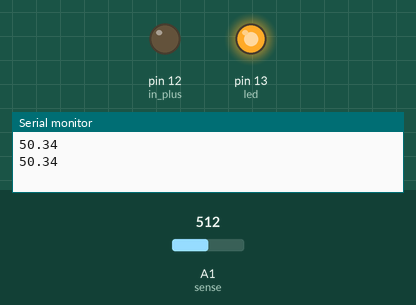
Recording of a sketch running on a simulated Arduino Uno, built with avr-gcc and run on an emulated ATmega328P. Parts: output pins drawn as LEDs (lit = HIGH), the last lines printed to the serial monitor. The inputs (shaded band) are chosen by the test bench; at power-on: A1 (sense) = 512.

Above: at 1.8 s.
1.9 s: A1 (sense) set to 550
At 2.4 s:
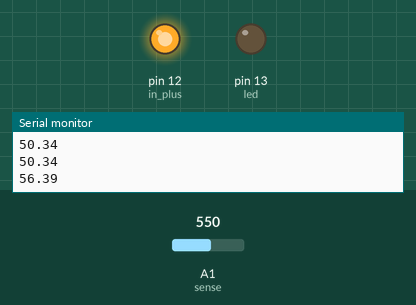
3.5 s: A1 (sense) set to 511
At 5.1 s:
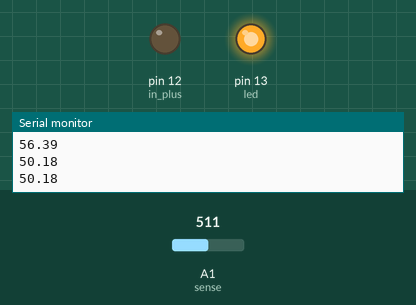
5.5 s: A1 (sense) set to 716
At 6.7 s:
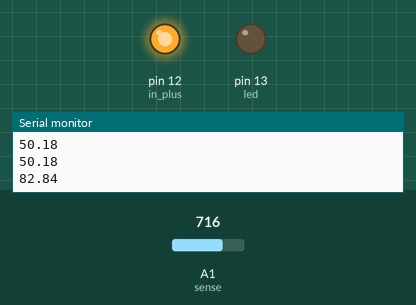
Timing chart, 0 to 8.5 s (numbered marks = the images above; inputs shaded):
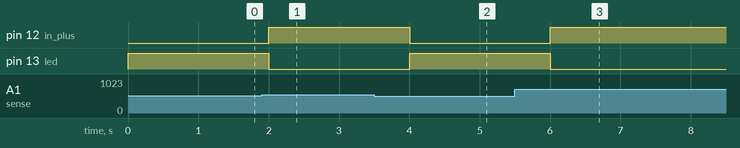

The sketch:

humid_ctrl_fan.ino
```cpp
// function: switch a 120V controller
// test flashing an LED

#define in_plus 12 //defines the variable throughout the prog as the interger
#define sense A1 //defines the variable throughout the prog as the pin callout
#define led 13 //define pin of led as 13

//___________________________________________________
// int defines a variable as an integer
int d = 1000;  // delay time in millisec (3000 = 3 sec)
float set_point = 55.0;
// SEN-09569-HIH-4030
float offset = 0.958; // zero offset 0.958 V
float slope = 0.03068; // slope 30.680 mV/%RH
// conversion to Relative Humidity (RH): (VOUT - offset)/slope
//___________________________________________________

// void is used in function declarations, indicates that the function returns nothing
// setup() called when sketch starts, initializes variables, pinmode, libraries. Runs at power-on of board
void setup()
{
  // serial used for communication between the board and computer
  Serial.begin(9600); // serial begin sets the data rate in bits/sec (baud) (300, 600, 1200, 2400, 4800, 9600, 14400, 19200, 28800, 38400, 57600, or 115200)
  pinMode(led, OUTPUT);
  pinMode(in_plus, OUTPUT); // pinMode(pin, mode) configures a pin to act as either input or output; mode = (INPUT, OUTPUT, INPUT_PULLUP)
}

// void is used in function declarations, indicates that the function returns nothing
// loop called after setup, to loop consecutively. Use it such that the board does something constantly
void loop() {
  int sensor_value = analogRead(sense); // fetch the analog signal
  float voltage = sensor_value * (5.0/1023); // convert to voltage
  float rh = (voltage - offset) / slope; // conversion to Relative Humidity: (VOUT - offset)/slope
  //Serial.println(sensor_value); // output the sensor value
  //Serial.println(voltage); // output the voltage
  Serial.println(rh); // output the humidity

  if (rh > (set_point))
  {
    digitalWrite(in_plus,HIGH);
    digitalWrite(led,LOW);
    //Serial.println(" humid, fan on");
  }
  if (rh < (set_point))
  {
    digitalWrite(in_plus,LOW);
    digitalWrite(led,HIGH);
    //Serial.println(" not that humid, fan off");
  }
  delay(d);
}
```

Measured:
- the behaviour switches between 541 and 542 on A1 (sense) (found by bisection; images 0 and 1)
- after the input at 1.9 s, pin 12 (in_plus): LOW → HIGH after 0.10 s; pin 13 (led): HIGH → LOW after 0.10 s
- after the input at 3.5 s, pin 12 (in_plus): HIGH → LOW after 0.50 s; pin 13 (led): LOW → HIGH after 0.50 s
- after the input at 5.5 s, pin 12 (in_plus): LOW → HIGH after 0.50 s; pin 13 (led): HIGH → LOW after 0.50 s
